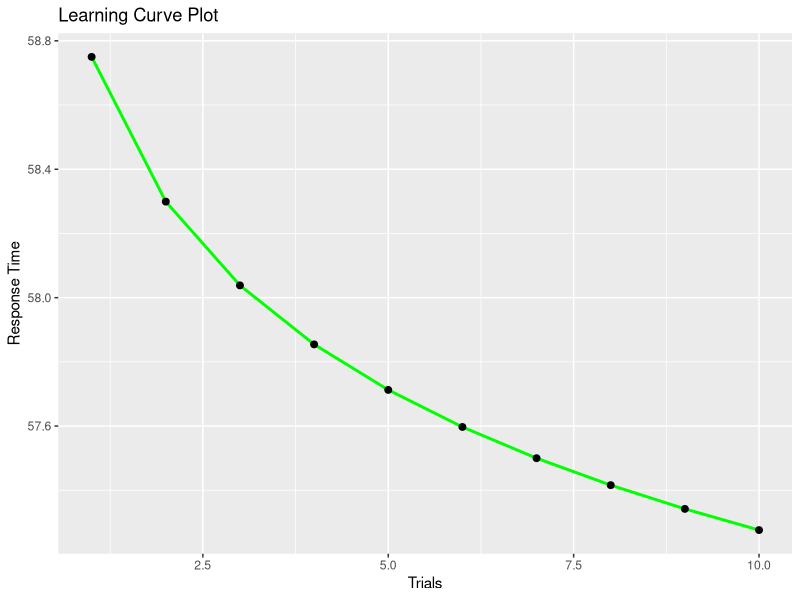
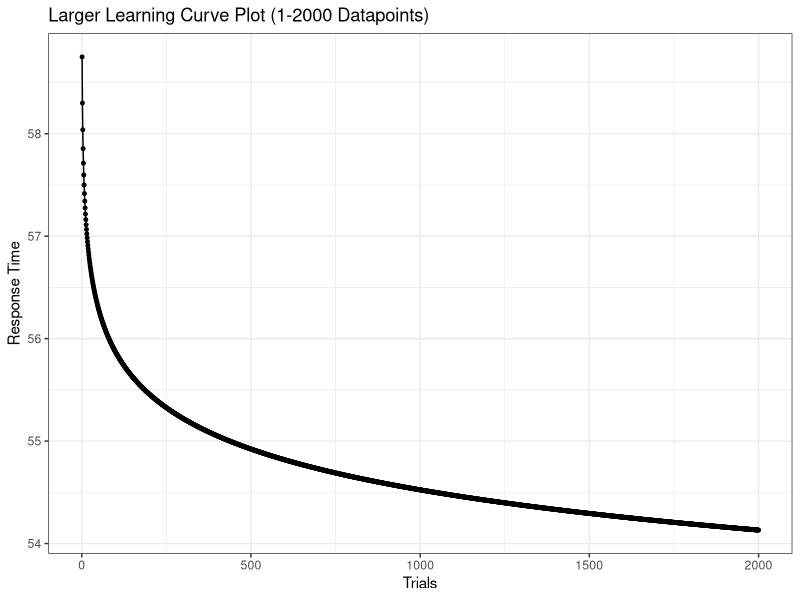
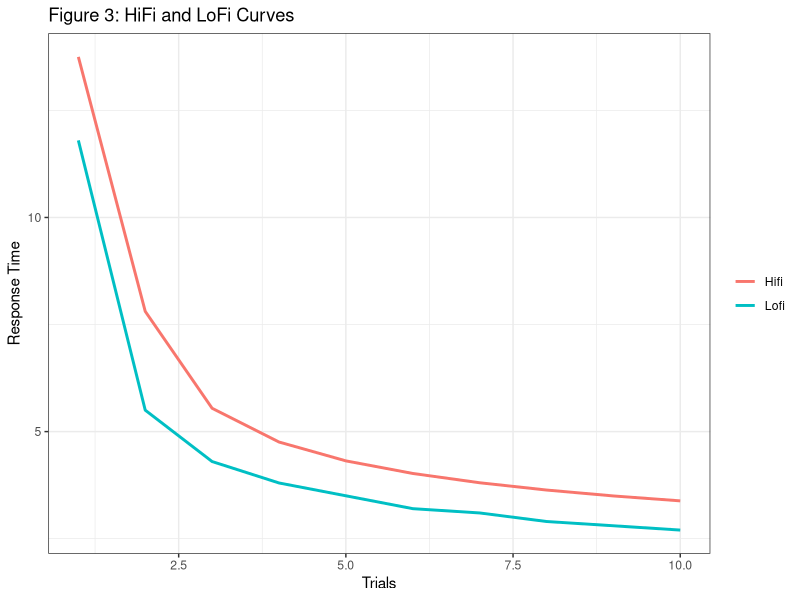
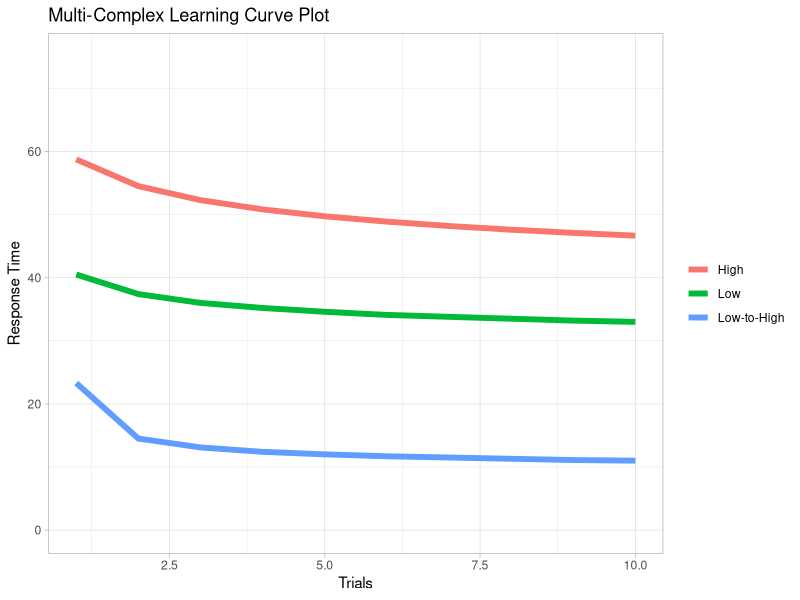
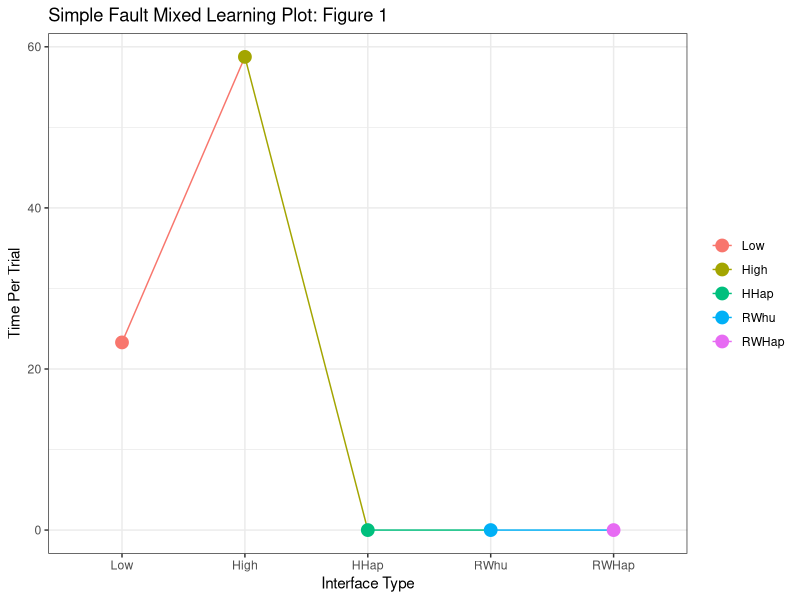
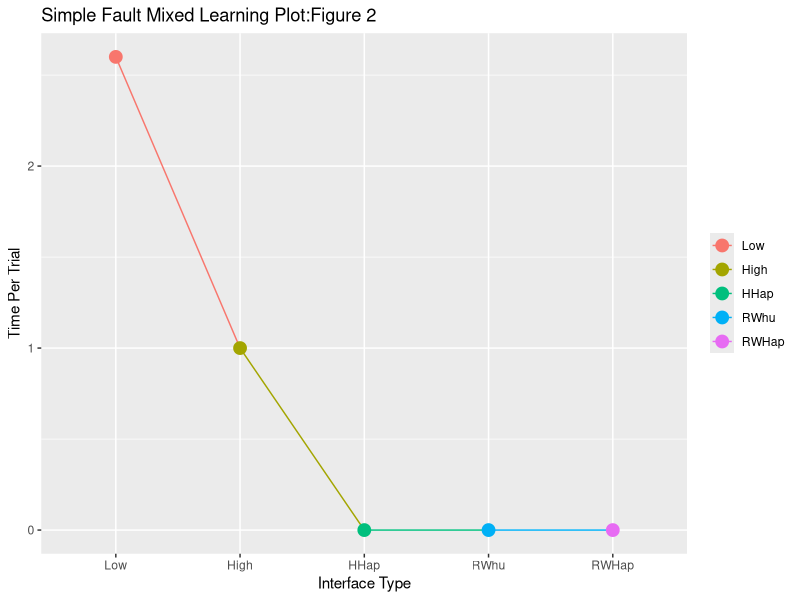
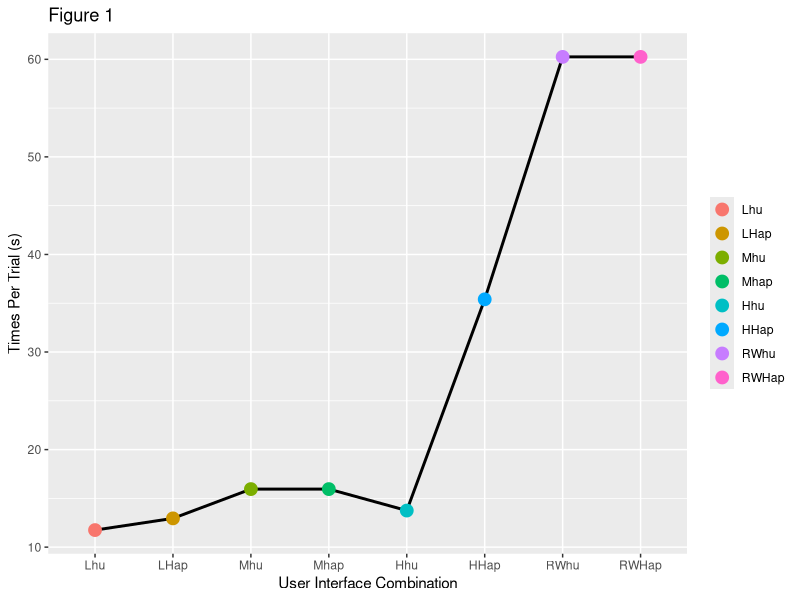
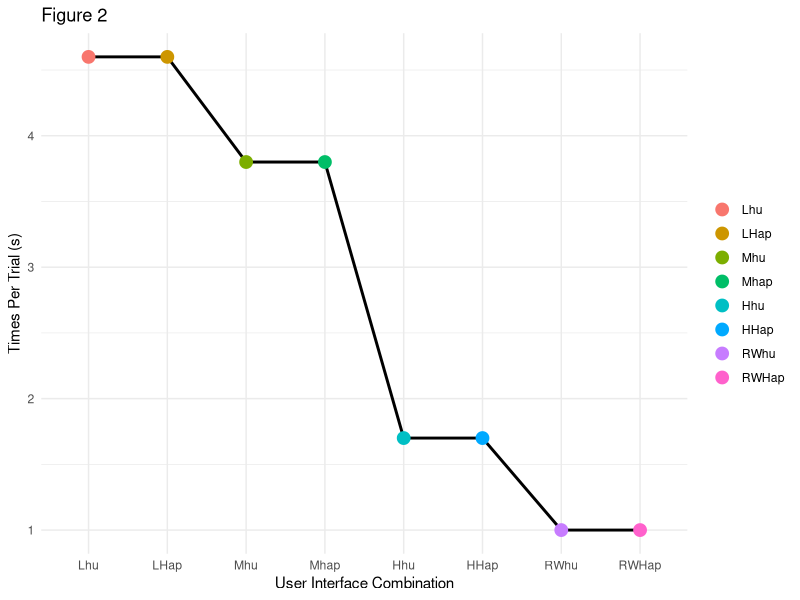

Here is the R script that generated these plots, in order:
## ---- chunk 1
knitr::opts_chunk$set(echo = TRUE)
## ---- chunk 2
#library(dplyr)
library(ggplot2)
library(tidyr)

options(max.print=1000000)

## ---- chunk 3
alpha = 0.02
fixedTasks = 26
learnedTasks = 32.75

learning_curve = data.frame(
  labels = c(1:10),
  respFunc = fixedTasks + (learnedTasks*((c(1:10))^-alpha))
)

ggplot(learning_curve, aes(x = labels, y = respFunc)) +
  labs(x = "Trials", y = "Response Time") + #response time, task time
  geom_line(color="green", size=1) +
  geom_point(size = 2) +
  ggtitle("Learning Curve Plot")

## ---- chunk 4
#Larger Learning Curve Plot 1-2000----------------------------------------------
larger_learning_curve = data.frame(
  labels = c(1:2000),
  respFunc = fixedTasks + (learnedTasks*((c(1:2000))^-alpha))
)

ggplot(larger_learning_curve, aes(x = labels, y = respFunc)) + 
  labs(x = "Trials", y = "Response Time") +
  geom_line() +
  geom_point(size=1) +
  ggtitle("Larger Learning Curve Plot (1-2000 Datapoints)") +
  theme_bw()

## ---- chunk 5
#Two Line Lofi Hifi Plot--------------------------------------------------------
two_line_plot = data.frame( #Use function to generate plots
  time_blocks = c(1:10),
  lofi_resp_time = c(11.8,5.5,4.3,3.8,3.5,3.2,3.1,2.9,2.8,2.7),
  hifi_resp_time = c(13.75,7.807,5.544,4.756,4.316,4.022,3.805,3.635,3.497,3.382)
)

ggplot(two_line_plot, aes(x=time_blocks)) +
  geom_line(aes(y=lofi_resp_time, color="Lofi"), size = 1)+ 
  geom_line(aes(y=hifi_resp_time,color="Hifi"),size=1) + 
  labs(x = "Trials", y = "Response Time") +
  ggtitle("Figure 3: HiFi and LoFi Curves") +
  theme_bw() + 
  theme(legend.title=element_blank())
## ---- chunk 6
#Multi-Learning Curve Plot------------------------------------------------------
alpha = .20
fixedTasks = 26
learnedTasks = 32.75

multi_learning_curve = data.frame(
  labels = c(1:10),
  respFunc = fixedTasks + (learnedTasks*((c(1:10))^-alpha)),#Function working for this
  respFunc2 = c(40.5,37.4,36,35.2,34.6,34.1,33.8,33.5,33.2,33),#Change to working function
  respFunc3 = c(23.3,14.5,13.1,12.4,12,11.7,11.5,11.3,11.1,11)#Change to working function
)

ggplot(multi_learning_curve, aes(x = labels)) + 
  labs(x = "Trials", y = "Response Time") +
  geom_line(aes(y = respFunc, color="High", group= 1), size = 2) +
  geom_line(aes(y = respFunc2, color="Low", group= 2), size = 2) +
  geom_line(aes(y = respFunc3, color="Low-to-High", group= 3), size = 2) +
  ggtitle("Multi-Complex Learning Curve Plot") +
  coord_cartesian(xlim = c(1, 10), ylim = c(0, 75)) +
  theme_light() + 
  theme(legend.title=element_blank())

## ---- chunk 7
#Simple Fault Mixed Learning Plot Figure 1--------------------------------------
fault_mixed_learning_plot = data.frame(
  labels = c("Low", "High", "HHap", "RWhu", "RWHap"),
  data = c(23.3,58.75,0,0,0)
)

sorted_labels = factor(fault_mixed_learning_plot$labels,levels = c("Low", "High", "HHap", "RWhu", "RWHap"))# (Funky Sort solution to be optmz)

ggplot(fault_mixed_learning_plot, aes(x = sorted_labels, y = data, color=sorted_labels, group= 1)) + 
  labs(x = "Interface Type",y = "Time Per Trial") +
  geom_line() +
  geom_point(size = 4) +
  ggtitle("Simple Fault Mixed Learning Plot: Figure 1") +
  theme_bw() + 
  theme(legend.title=element_blank())
## ---- chunk 8
#Simple Fault Mixed Learning Plot Figure 2--------------------------------------
fault_mixed_learning_plot_v2 = data.frame(
  labels = c("Low", "High", "HHap", "RWhu", "RWHap"),
  data = c(2.6,1,0,0,0)
)

sorted_labels = factor(fault_mixed_learning_plot_v2$labels,levels = c("Low", "High", "HHap", "RWhu", "RWHap"))# (Funky Sort solution to be optmz)

ggplot(fault_mixed_learning_plot_v2, aes(x = sorted_labels, y = data, color=sorted_labels, group= 1)) + 
  labs(x = "Interface Type",y = "Time Per Trial") +
  geom_line() +
  geom_point(size = 4) +
  ggtitle("Simple Fault Mixed Learning Plot:Figure 2") +
  theme_gray()+ 
  theme(legend.title=element_blank())


## ---- chunk 9
# User Interface Combination Plots-----------------------------------------------
rand_values = runif(2000, min=0, max=61)#Generates Random Values N=2000, i = 0-61

# User Interface Combination Plots: Figure 1
ui_combo_plot = data.frame(
  id = c(1:8),
  ui_combo = 	c("Lhu","LHap","Mhu","Mhap","Hhu","HHap","RWhu","RWHap"),		
  time_per_trial = c(11.75,12.95,15.95,15.95,13.75,35.4,60.25,60.25), 
  stringsAsFactors = FALSE
)
sorted_labels = factor(ui_combo_plot$ui_combo,levels = c("Lhu","LHap","Mhu","Mhap","Hhu","HHap","RWhu","RWHap"))

ggplot(ui_combo_plot, aes(sorted_labels,time_per_trial, group = 1, color=sorted_labels))+
  geom_line(color='black',size=1) +
  geom_point(size = 4) +
  ylab("Times Per Trial (s)") +
  xlab("User Interface Combination") +
  ggtitle("Figure 1") +
  theme_gray() + 
  theme(legend.title=element_blank())
## ---- chunk 10
# User Interface Combination Plots: Figure 2
ui_combo_plot_v2 = data.frame(
  id = c(1:8),
  ui_combo = 	c("Lhu","LHap","Mhu","Mhap","Hhu","HHap","RWhu","RWHap"),		
  time_per_trial = c(4.6,4.6,3.8,3.8,1.7,1.7,1,1)
)
sorted_labels = factor(ui_combo_plot_v2$ui_combo,levels = c("Lhu","LHap","Mhu","Mhap","Hhu","HHap","RWhu","RWHap"))

ggplot(ui_combo_plot_v2, aes(sorted_labels,time_per_trial, group = 1, color=sorted_labels))+
  geom_line(color='black',size=1) +
  geom_point(size = 4) +
  ylab("Times Per Trial (s)") +
  xlab("User Interface Combination") +
  ggtitle("Figure 2") +
  theme_minimal() + 
  theme(legend.title=element_blank())
